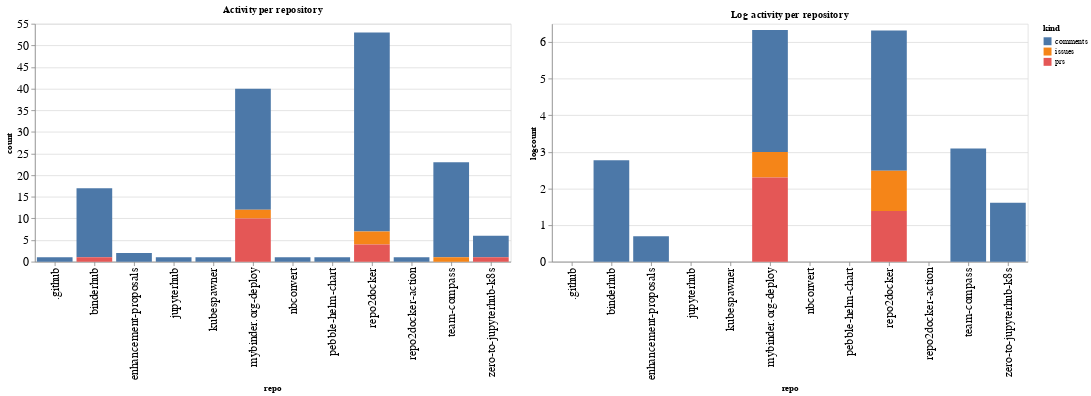

The notebook cell this image was saved under:
### Code cell
ch1 = alt.Chart(repo_summaries, width=600, title="Activity per repository").mark_bar().encode(
    x='repo',
    y='count',
    color='kind',
    tooltip="kind"
)

ch2 = alt.Chart(repo_summaries, width=600, title="Log activity per repository").mark_bar().encode(
    x='repo',
    y='logcount',
    color='kind',
    tooltip="kind"
)

ch1 | ch2

### Figure 1 — Vega-Lite specification as saved in the notebook (floating-point values rounded to 4 significant figures)
{"config": {"axisLeft": {"labelFontSize": 15}, "axisBottom": {"labelFontSize": 15}}, "hconcat": [{"mark": "bar", "encoding": {"color": {"type": "nominal", "field": "kind"}, "tooltip": {"type": "nominal", "field": "kind"}, "x": {"type": "nominal", "field": "repo"}, "y": {"type": "quantitative", "field": "count"}}, "title": "Activity per repository", "width": 600}, {"mark": "bar", "encoding": {"color": {"type": "nominal", "field": "kind"}, "tooltip": {"type": "nominal", "field": "kind"}, "x": {"type": "nominal", "field": "repo"}, "y": {"type": "quantitative", "field": "logcount"}}, "title": "Log activity per repository", "width": 600}], "data": {"name": "data-8402038d88852b6c05314421d6236692"}, "$schema": "https://vega.github.io/schema/vega-lite/v4.8.1.json", "datasets": {"data-8402038d88852b6c05314421d6236692": [{"repo": ".github", "kind": "comments", "count": 1, "logcount": 0.0}, {"repo": "binderhub", "kind": "comments", "count": 16, "logcount": 2.773}, {"repo": "binderhub", "kind": "prs", "count": 1, "logcount": 0.0}, {"repo": "enhancement-proposals", "kind": "comments", "count": 2, "logcount": 0.6931}, {"repo": "jupyterhub", "kind": "comments", "count": 1, "logcount": 0.0}, {"repo": "kubespawner", "kind": "comments", "count": 1, "logcount": 0.0}, {"repo": "mybinder.org-deploy", "kind": "comments", "count": 28, "logcount": 3.332}, {"repo": "mybinder.org-deploy", "kind": "issues", "count": 2, "logcount": 0.6931}, {"repo": "mybinder.org-deploy", "kind": "prs", "count": 10, "logcount": 2.303}, {"repo": "nbconvert", "kind": "comments", "count": 1, "logcount": 0.0}, {"repo": "pebble-helm-chart", "kind": "comments", "count": 1, "logcount": 0.0}, {"repo": "repo2docker", "kind": "comments", "count": 46, "logcount": 3.829}, {"repo": "repo2docker", "kind": "issues", "count": 3, "logcount": 1.099}, {"repo": "repo2docker", "kind": "prs", "count": 4, "logcount": 1.386}, {"repo": "repo2docker-action", "kind": "comments", "count": 1, "logcount": 0.0}, {"repo": "team-compass", "kind": "comments", "count": 22, "logcount": 3.091}, {"repo": "team-compass", "kind": "issues", "count": 1, "logcount": 0.0}, {"repo": "zero-to-jupyterhub-k8s", "kind": "comments", "count": 5, "logcount": 1.609}, {"repo": "zero-to-jupyterhub-k8s", "kind": "prs", "count": 1, "logcount": 0.0}]}}
